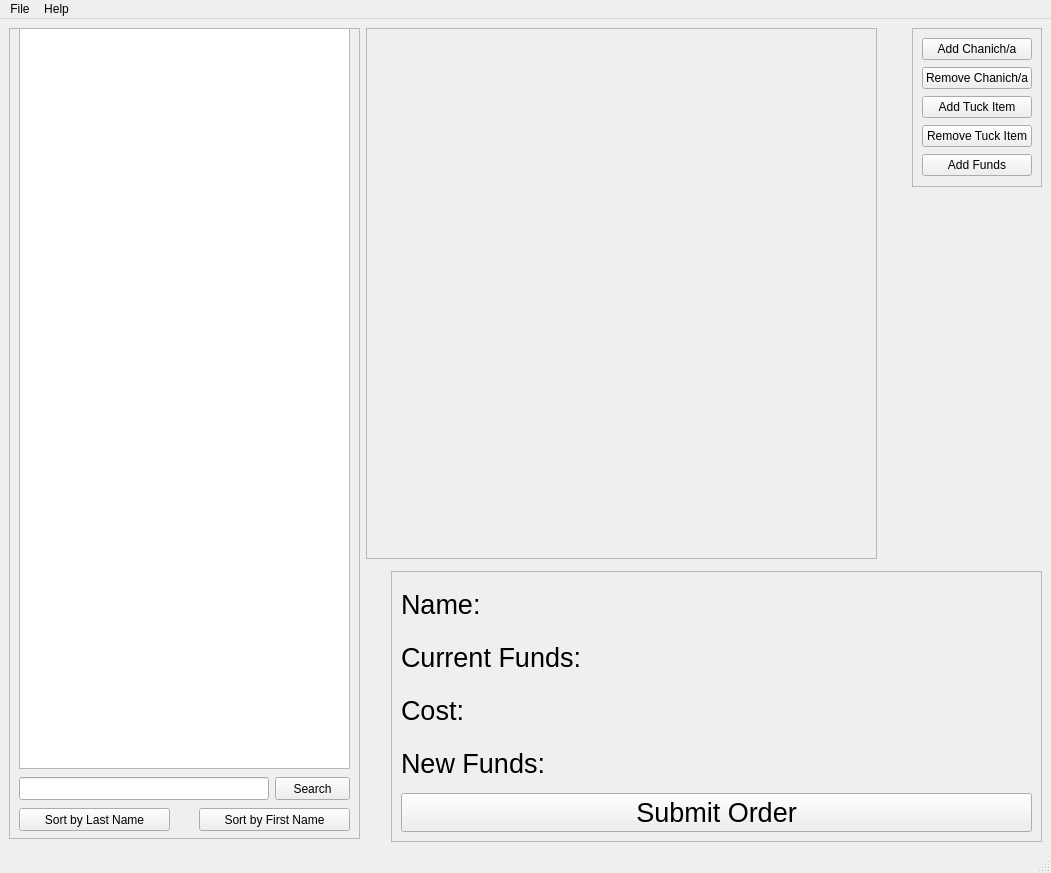
<?xml version="1.0" encoding="UTF-8"?>
<ui version="4.0">
 <class>MainWindow</class>
 <widget class="QMainWindow" name="MainWindow">
  <property name="geometry">
   <rect>
    <x>0</x>
    <y>0</y>
    <width>1051</width>
    <height>873</height>
   </rect>
  </property>
  <property name="sizePolicy">
   <sizepolicy hsizetype="Expanding" vsizetype="Expanding">
    <horstretch>0</horstretch>
    <verstretch>0</verstretch>
   </sizepolicy>
  </property>
  <property name="contextMenuPolicy">
   <enum>Qt::DefaultContextMenu</enum>
  </property>
  <property name="windowTitle">
   <string>MainWindow</string>
  </property>
  <property name="documentMode">
   <bool>false</bool>
  </property>
  <property name="tabShape">
   <enum>QTabWidget::Rounded</enum>
  </property>
  <widget class="QWidget" name="centralwidget">
   <layout class="QGridLayout" name="gridLayout">
    <item row="1" column="1" colspan="2" alignment="Qt::AlignRight|Qt::AlignBottom">
     <widget class="QFrame" name="labelFrame">
      <property name="sizePolicy">
       <sizepolicy hsizetype="Expanding" vsizetype="Preferred">
        <horstretch>0</horstretch>
        <verstretch>0</verstretch>
       </sizepolicy>
      </property>
      <property name="minimumSize">
       <size>
        <width>651</width>
        <height>271</height>
       </size>
      </property>
      <property name="frameShape">
       <enum>QFrame::StyledPanel</enum>
      </property>
      <property name="frameShadow">
       <enum>QFrame::Raised</enum>
      </property>
      <layout class="QVBoxLayout" name="orderLayout">
       <item>
        <widget class="QLabel" name="NameLabel">
         <property name="font">
          <font>
           <pointsize>20</pointsize>
          </font>
         </property>
         <property name="text">
          <string>Name: </string>
         </property>
        </widget>
       </item>
       <item>
        <widget class="QLabel" name="CurrentFundsLabel">
         <property name="font">
          <font>
           <pointsize>20</pointsize>
          </font>
         </property>
         <property name="text">
          <string>Current Funds:</string>
         </property>
        </widget>
       </item>
       <item>
        <widget class="QLabel" name="CostLabel">
         <property name="font">
          <font>
           <pointsize>20</pointsize>
          </font>
         </property>
         <property name="text">
          <string>Cost:</string>
         </property>
        </widget>
       </item>
       <item>
        <widget class="QLabel" name="NewFundsLabel">
         <property name="font">
          <font>
           <pointsize>20</pointsize>
          </font>
         </property>
         <property name="text">
          <string>New Funds:</string>
         </property>
        </widget>
       </item>
       <item>
        <widget class="QPushButton" name="SubmitOrderButton">
         <property name="font">
          <font>
           <pointsize>20</pointsize>
          </font>
         </property>
         <property name="text">
          <string>Submit Order</string>
         </property>
        </widget>
       </item>
      </layout>
     </widget>
    </item>
    <item row="0" column="2" alignment="Qt::AlignRight|Qt::AlignTop">
     <widget class="QFrame" name="ButtonFrame">
      <property name="sizePolicy">
       <sizepolicy hsizetype="Preferred" vsizetype="Preferred">
        <horstretch>0</horstretch>
        <verstretch>0</verstretch>
       </sizepolicy>
      </property>
      <property name="minimumSize">
       <size>
        <width>118</width>
        <height>159</height>
       </size>
      </property>
      <property name="frameShape">
       <enum>QFrame::StyledPanel</enum>
      </property>
      <property name="frameShadow">
       <enum>QFrame::Raised</enum>
      </property>
      <layout class="QVBoxLayout" name="buttonLayout">
       <item alignment="Qt::AlignTop">
        <widget class="QPushButton" name="AddChanichButton">
         <property name="text">
          <string>Add Chanich/a</string>
         </property>
        </widget>
       </item>
       <item alignment="Qt::AlignTop">
        <widget class="QPushButton" name="RemoveChanichButton">
         <property name="text">
          <string>Remove Chanich/a</string>
         </property>
        </widget>
       </item>
       <item alignment="Qt::AlignTop">
        <widget class="QPushButton" name="AddTuckButton">
         <property name="text">
          <string>Add Tuck Item</string>
         </property>
        </widget>
       </item>
       <item alignment="Qt::AlignTop">
        <widget class="QPushButton" name="RemoveTuckButton">
         <property name="text">
          <string>Remove Tuck Item</string>
         </property>
        </widget>
       </item>
       <item alignment="Qt::AlignTop">
        <widget class="QPushButton" name="AddFundsButton">
         <property name="text">
          <string>Add Funds</string>
         </property>
        </widget>
       </item>
      </layout>
     </widget>
    </item>
    <item row="0" column="1" alignment="Qt::AlignHCenter|Qt::AlignTop">
     <widget class="QFrame" name="TuckCounterFrame">
      <property name="sizePolicy">
       <sizepolicy hsizetype="MinimumExpanding" vsizetype="MinimumExpanding">
        <horstretch>0</horstretch>
        <verstretch>0</verstretch>
       </sizepolicy>
      </property>
      <property name="minimumSize">
       <size>
        <width>511</width>
        <height>531</height>
       </size>
      </property>
      <property name="frameShape">
       <enum>QFrame::StyledPanel</enum>
      </property>
      <property name="frameShadow">
       <enum>QFrame::Raised</enum>
      </property>
      <widget class="QWidget" name="formLayoutWidget">
       <property name="geometry">
        <rect>
         <x>0</x>
         <y>0</y>
         <width>511</width>
         <height>531</height>
        </rect>
       </property>
       <layout class="QFormLayout" name="tuckCounterLayout"/>
      </widget>
     </widget>
    </item>
    <item row="0" column="0" rowspan="2" alignment="Qt::AlignLeft|Qt::AlignTop">
     <widget class="QFrame" name="ChanListFrame">
      <property name="sizePolicy">
       <sizepolicy hsizetype="Preferred" vsizetype="Expanding">
        <horstretch>0</horstretch>
        <verstretch>0</verstretch>
       </sizepolicy>
      </property>
      <property name="minimumSize">
       <size>
        <width>351</width>
        <height>811</height>
       </size>
      </property>
      <property name="frameShape">
       <enum>QFrame::StyledPanel</enum>
      </property>
      <property name="frameShadow">
       <enum>QFrame::Raised</enum>
      </property>
      <widget class="QLineEdit" name="SearchBoxLineEdit">
       <property name="geometry">
        <rect>
         <x>10</x>
         <y>749</y>
         <width>250</width>
         <height>23</height>
        </rect>
       </property>
       <property name="sizePolicy">
        <sizepolicy hsizetype="Maximum" vsizetype="Fixed">
         <horstretch>0</horstretch>
         <verstretch>0</verstretch>
        </sizepolicy>
       </property>
       <property name="minimumSize">
        <size>
         <width>250</width>
         <height>0</height>
        </size>
       </property>
      </widget>
      <widget class="QPushButton" name="SearchButton">
       <property name="geometry">
        <rect>
         <x>266</x>
         <y>749</y>
         <width>75</width>
         <height>23</height>
        </rect>
       </property>
       <property name="sizePolicy">
        <sizepolicy hsizetype="Minimum" vsizetype="Fixed">
         <horstretch>0</horstretch>
         <verstretch>0</verstretch>
        </sizepolicy>
       </property>
       <property name="text">
        <string>Search</string>
       </property>
       <property name="checkable">
        <bool>false</bool>
       </property>
       <property name="checked">
        <bool>false</bool>
       </property>
       <property name="autoRepeat">
        <bool>false</bool>
       </property>
       <property name="flat">
        <bool>false</bool>
       </property>
      </widget>
      <widget class="QPushButton" name="LastNameSortButton">
       <property name="geometry">
        <rect>
         <x>10</x>
         <y>780</y>
         <width>151</width>
         <height>23</height>
        </rect>
       </property>
       <property name="sizePolicy">
        <sizepolicy hsizetype="Minimum" vsizetype="Fixed">
         <horstretch>0</horstretch>
         <verstretch>0</verstretch>
        </sizepolicy>
       </property>
       <property name="minimumSize">
        <size>
         <width>151</width>
         <height>0</height>
        </size>
       </property>
       <property name="text">
        <string>Sort by Last Name</string>
       </property>
      </widget>
      <widget class="QPushButton" name="FirstNameSortButton">
       <property name="enabled">
        <bool>true</bool>
       </property>
       <property name="geometry">
        <rect>
         <x>190</x>
         <y>780</y>
         <width>151</width>
         <height>23</height>
        </rect>
       </property>
       <property name="sizePolicy">
        <sizepolicy hsizetype="Minimum" vsizetype="Fixed">
         <horstretch>0</horstretch>
         <verstretch>0</verstretch>
        </sizepolicy>
       </property>
       <property name="minimumSize">
        <size>
         <width>151</width>
         <height>0</height>
        </size>
       </property>
       <property name="layoutDirection">
        <enum>Qt::LeftToRight</enum>
       </property>
       <property name="text">
        <string>Sort by First Name</string>
       </property>
       <property name="checkable">
        <bool>false</bool>
       </property>
      </widget>
      <widget class="QListWidget" name="ChanList">
       <property name="geometry">
        <rect>
         <x>10</x>
         <y>0</y>
         <width>331</width>
         <height>741</height>
        </rect>
       </property>
      </widget>
     </widget>
    </item>
   </layout>
   <zorder>TuckCounterFrame</zorder>
   <zorder>ButtonFrame</zorder>
   <zorder>ChanListFrame</zorder>
   <zorder>labelFrame</zorder>
  </widget>
  <widget class="QMenuBar" name="menubar">
   <property name="geometry">
    <rect>
     <x>0</x>
     <y>0</y>
     <width>1051</width>
     <height>21</height>
    </rect>
   </property>
   <widget class="QMenu" name="menuFile">
    <property name="title">
     <string>File</string>
    </property>
    <widget class="QMenu" name="menuImport_Excel_Spreadsheet">
     <property name="title">
      <string>Import Excel Spreadsheet</string>
     </property>
     <addaction name="actionImport_Chans"/>
     <addaction name="actionImport_Tuck"/>
    </widget>
    <addaction name="menuImport_Excel_Spreadsheet"/>
    <addaction name="actionNew_Machane"/>
    <addaction name="actionCalculate_Change"/>
    <addaction name="actionView_Tuck_List"/>
   </widget>
   <widget class="QMenu" name="menuHelp">
    <property name="title">
     <string>Help</string>
    </property>
    <addaction name="actionHelp_Page"/>
   </widget>
   <addaction name="menuFile"/>
   <addaction name="menuHelp"/>
  </widget>
  <widget class="QStatusBar" name="statusbar"/>
  <action name="actionLoad_Machane">
   <property name="text">
    <string>Load Machane</string>
   </property>
  </action>
  <action name="actionCalculate_Change">
   <property name="text">
    <string>Calculate Change</string>
   </property>
  </action>
  <action name="actionHelp_Page">
   <property name="text">
    <string>Help Page</string>
   </property>
  </action>
  <action name="actionView_Tuck_List">
   <property name="text">
    <string>Export Tuck List</string>
   </property>
  </action>
  <action name="actionNew_Machane">
   <property name="text">
    <string>New/Load Machane</string>
   </property>
  </action>
  <action name="actionImport_Chans">
   <property name="text">
    <string>Import Chans</string>
   </property>
  </action>
  <action name="actionImport_Tuck">
   <property name="text">
    <string>Import Tuck</string>
   </property>
  </action>
 </widget>
 <resources/>
 <connections/>
</ui>
